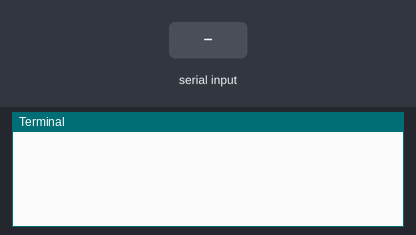
Recording of a program running on a simulated Raspberry Pi (BCM pin numbers). Shown: the last lines printed to the terminal. The inputs (shaded band) are chosen by the test bench.

Above: at 1.2 s.
1.3 s: "q" typed at the terminal, then Enter
At 1.8 s:
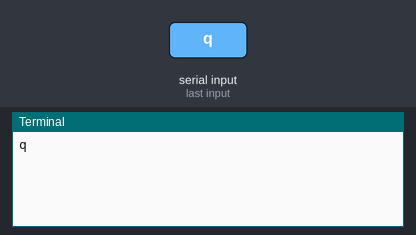
2.8 s: "w" typed at the terminal, then Enter
At 4.0 s:
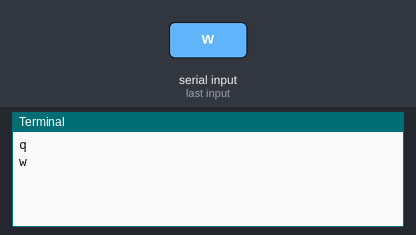
4.3 s: "e" typed at the terminal, then Enter
At 5.2 s:
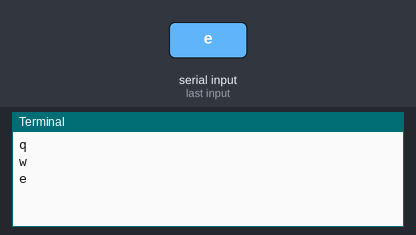
5.8 s: "1" typed at the terminal, then Enter
At 7.6 s:
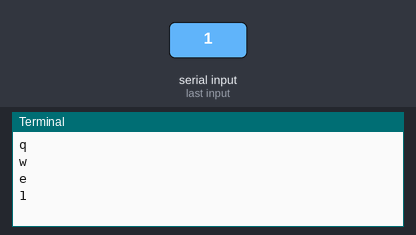

The program:

challenge114.py
```python
import RPi.GPIO as GPIO
import time

STEP_OUTA = 16
STEP_OUTB = 17
STEP_OUT2A = 18
STEP_OUT2B = 19

GPIO.setwarnings(False)
GPIO.setmode(GPIO.BCM)
GPIO.setup(STEP_OUTA, GPIO.OUT)
GPIO.setup(STEP_OUTB, GPIO.OUT)
GPIO.setup(STEP_OUT2A, GPIO.OUT)
GPIO.setup(STEP_OUT2B, GPIO.OUT)

def rotate_motor(step):
    for i in range(step): # 130 - 90도, 260 - 180도
        GPIO.output(STEP_OUTA, GPIO.HIGH)
        time.sleep(0.002)
        GPIO.output(STEP_OUTA, GPIO.LOW)
        GPIO.output(STEP_OUTB, GPIO.HIGH)
        time.sleep(0.002)
        GPIO.output(STEP_OUTB, GPIO.LOW)
        GPIO.output(STEP_OUT2A, GPIO.HIGH)
        time.sleep(0.002)
        GPIO.output(STEP_OUT2A, GPIO.LOW)
        GPIO.output(STEP_OUT2B, GPIO.HIGH)
        time.sleep(0.002)
        GPIO.output(STEP_OUT2B, GPIO.LOW)

try:
    while True:
        a = input()

        if a == 'q':
            rotate_motor(0)
        elif a == 'w':
            rotate_motor(130)
        elif a == 'e':
            rotate_motor(260)

except KeyboardInterrupt:
    GPIO.cleanup()
```

Measured:
- after the input at 1.3 s, the terminal: prints a new line at once (image 1)
- after the input at 2.8 s, the terminal: prints a new line at once (image 2)
- after the input at 4.3 s, the terminal: prints a new line at once (image 3)
- after the input at 5.8 s, the terminal: prints a new line after 0.59 s (image 4)
